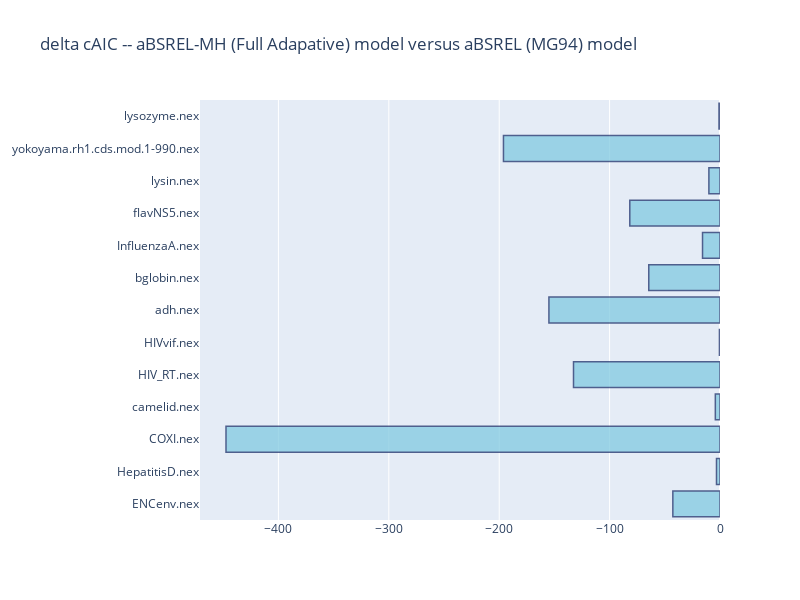

Notebook source saved alongside this figure:
### Markdown cell above
## delta cAIC -- Unconstrained model versus MG94xREV Model

### Code cell
tag_pair = [["aBSREL-MH_FULL_AICc", "aBSREL-MH_MG94_AICc"]]

import random
for tag in tag_pair:
    dataset = []
    delta_value = []
    for index, row in df.iterrows():
        dataset.append(str(df["Filename"][index]).replace(".aBSREL-MH.json", ""))
        delta_value.append(df[tag[0]][index] - df[tag[1]][index])    
    #end for
            
    #plot
    fig = go.Figure(data=[
        go.Bar(y=dataset, x=delta_value, orientation='h')
    ])

    # Change the bar mode
    fig.update_layout(barmode='group')
    title="delta cAIC -- aBSREL-MH (Full Adapative) model versus aBSREL (MG94) model"
    fig.update_layout(title_text=title)
    fig.update_traces(marker_color='rgb(130,202,225)', marker_line_color='rgb(28,48,107)',
                  marker_line_width=1.5, opacity=0.75)
    #fig.show()
    
    fig.update_layout(
        autosize=False,
        width=800,
        height=600,)

    fig.show()
    
    fig.write_image(title.replace(" ", "") + ".png", engine="kaleido")
    #output = tag[0].replace("MH_", "") + ' values - BUSTEDS-MH_vs_BUSTEDS'
    #output = "DELTA_" + output.replace(" ", "") + ".png"
    #fig.write_image(output)
    

"""
Lower aic is better
1-2 = -1 means that for delta aic, negative values indicate Unconstrained is a better fit
"""

### Figure 1 — Plotly figure (JSON) as saved in the notebook; plotly's stock layout.template omitted (floating-point values rounded to 4 significant figures)
{"data": [{"marker": {"color": "rgb(130,202,225)", "line": {"color": "rgb(28,48,107)", "width": 1.5}}, "opacity": 0.75, "orientation": "h", "type": "bar", "x": [-42.72, -3.183, -447.5, -4.231, -132.7, -0.505, -155.0, -64.52, -15.83, -81.71, -10.06, -196.1, -0.9077], "y": ["ENCenv.nex", "HepatitisD.nex", "COXI.nex", "camelid.nex", "HIV_RT.nex", "HIVvif.nex", "adh.nex", "bglobin.nex", "InfluenzaA.nex", "flavNS5.nex", "lysin.nex", "yokoyama.rh1.cds.mod.1-990.nex", "lysozyme.nex"]}], "layout": {"autosize": false, "barmode": "group", "height": 600, "title": {"text": "delta cAIC -- aBSREL-MH (Full Adapative) model versus aBSREL (MG94) model"}, "width": 800}}
